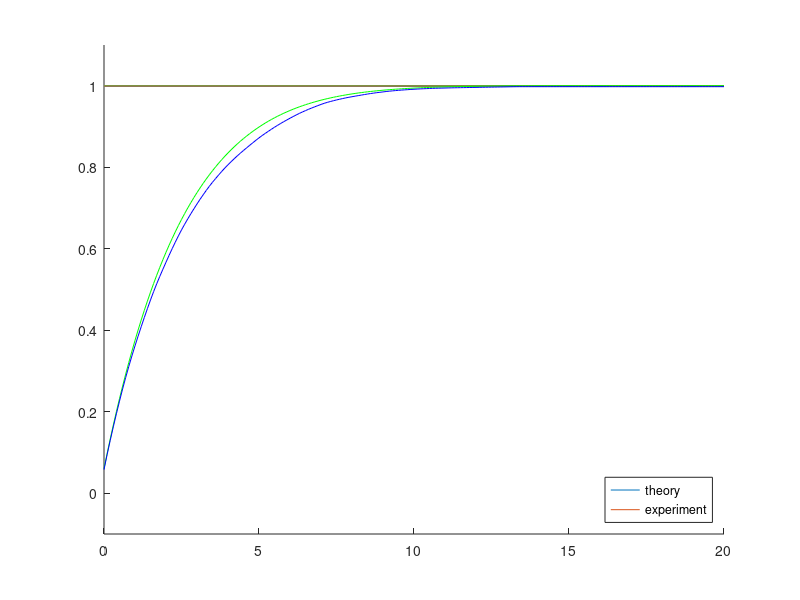

Recreate this plot in MATLAB.
% model parameters
w = 2.0; % width of container
h = 3.0; % height of container
r = 0.1; % radius of drone vision

eps = 1e-13;
huge = 1e15;

% simulation parameters
n_steps = 10000; % number of events
n_drones = 10; % number of drones at a time

% set up randomly distributed velocites all with
%	unit magnitude
v = zeros(n_drones,2);
for i = 1:n_drones
	theta = 2*pi*rand();
	v(i,:) = [cos(theta), sin(theta)];
end

% place drones randomly within the domain,
%	but a distance of no less than r away from
%	the walls
x = [r, r] + [w-r,h-r] .* rand(n_drones,2);

% array to save the drones in
X = zeros(n_drones, n_steps, 2);

target = [1.0 1.0];

t = 0;
time_intervals = zeros(1,n_steps); % save event times
within_circle = norm(min(target - x)) < r
circle_status = zeros(1,n_steps);

for i = 1:n_steps
    % for each drone, find the time until it collides with each wall
	tls = (r - x(:,1))./v(:,1);
	trs = (w - r - x(:,1))./v(:,1);
	tbs = (r - x(:,2))./v(:,2);
	tts = (h - r - x(:,2))./v(:,2);

	% for each wall, find the minimum positive time until a collision
	%	with it, and which drone this time corresponds to.
	[tl, il] = min(tls + (huge*(tls < eps)));
	[tr, ir] = min(trs + (huge*(trs < eps)));
	[tb, ib] = min(tbs + (huge*(tbs < eps)));
	[tt, it] = min(tts + (huge*(tts < eps)));
    [t_so_far, which_wall] = min([tl, tr, tb, tt]);

	a = v(:,1).^2 + v(:,2).^2;
	neg_b = 2*(v(:,1).*(target(1) - x(:,1)) + v(:,2).*(target(2) - x(:,2)));
	c = (x(:,1) - target(1)).^2 + (x(:,2) - target(2)).^2 - r.^2;
	discriminant = neg_b.^2 - 4*a.*c;
	for j = 1:n_drones
		if discriminant(j) > 0
			t_enter = (neg_b(j) - sqrt(discriminant(j)))./(2*a(j));
			t_exit = (neg_b(j) + sqrt(discriminant(j)))./(2*a(j));
			if t_enter > eps && t_enter < t_so_far
				t_so_far = t_enter;
				within_circle = 1;
				which_wall = 0;
			elseif t_exit > eps && t_exit < t_so_far
				t_so_far = t_exit;
				within_circle = 0;
				which_wall = 0;
			end
		end
	end
	circle_status(i) = within_circle;

	% find the minimum overall time until a wall collision,
	%	and which wall will be collided with

	% move the drones forwards and advance time
	x += v * t_so_far;
	t += t_so_far;
	printf('%d',which_wall)

	% if the drone collides with the left or right wall, invert the x velocity.
	% if it collides with the top or bottom wall, invert the y velocity
	if which_wall == 1
		v(il, 1) = -v(il,1);
	end
	if which_wall == 2
		v(ir, 1) = -v(ir,1);
	end
	if which_wall == 3
		v(ib, 2) = -v(ib,2);
	end
	if which_wall == 4
		v(it, 2) = -v(it,2);
	end

	for j = 1:n_drones
		if (x(j,1) < r) || (x(j,1) > w-r) || (x(j,2) < r) || (x(j,2) > h-r)
			theta = rand();
			v(j,:) = [ cos(2*pi*theta) sin(2*pi*theta)];
			x(j,:) = [r,r] + [w-r,h-r].*rand(1,2);
		end
	end

	% record the timestamp and the drone positions at this time	
	time_intervals(i) = t_so_far;
	X(:,i,:) = x;
end

printf('\n')

max_time_until = 20.0
time_untils = (0.0:0.1:max_time_until);
n = length(time_untils);

t_max = sum(time_intervals);
time_in_observation = zeros(1,n);
last_i = -1;
for j = 1:n
	for i = 1:(n_steps-1)
		if circle_status(i) == 1
			time_since_last_collision = sum(time_intervals(last_i+2:i));
			time_in_observation(j) += time_intervals(i+1) + min([time_untils(j), time_since_last_collision]);
			last_i = i;
		end
	end
end

A = (w - 2*r)*(h-2*r);
predicted_probability_in_observation_of_one = (pi*r.^2 + 2*r*1.0*time_untils) / A;

printf('\n');
mean(time_intervals)

%	subplot(2,2,1)
%	plot(cumsum(time_intervals),circle_status)
%	
%	subplot(2,2,2)
%	hold on
%	for i = 1:n_drones
%		plot(X(i,:,1),X(i,:,2))
%	end
%	hold off
%	
%	subplot(2,2,3)
%	for i = 1:n_drones
%		scatter(X(i,:,1),X(i,:,2))
%	end
%	
%	subplot(2,2,4)
%	
hold on
plot(time_untils,ones(length(time_untils)))
plot(time_untils, 1.0 - (1.0 - predicted_probability_in_observation_of_one).^n_drones,'color','green');
plot(time_untils, time_in_observation/t_max,'color','blue');
legend('theory','experiment','location','southeast');
axis([0,max_time_until,-0.1,1.1])
hold off

print('theory-vs-experiment.png')
pause
